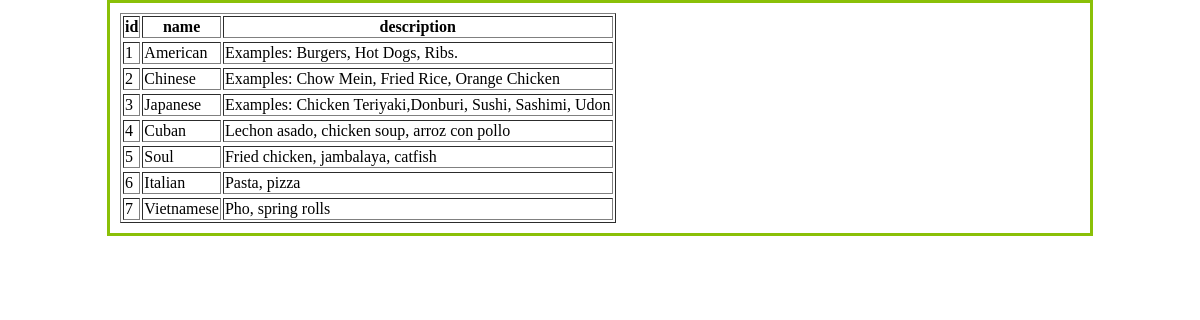
Page /queryDB-zelp-cuisine.php on the committed database.
### tables this page shows
CREATE TABLE IF NOT EXISTS `Cuisine` (
  `id` int(11) NOT NULL,
  `name` varchar(80) NOT NULL COMMENT 'Type of Cuisine',
  `description` varchar(160) DEFAULT NULL COMMENT 'Description of Cuisine'
);

### queryDB-zelp-cuisine.php (the view, shortened to what this page needs)
<!DOCTYPE html>
<html lang="en-US">
<head>
	<link rel="stylesheet" href="./css/styles.css" type="text/css" />
</head>
<body>
	<?php
  	$username = 'zelp_admin';
	$password = 'zelp';
		class Cuisine
		{
			private $id;
			private $name;
			private $description;
			public function getID()       { return $this->id; }
			public function getName()     { return $this->name; }
			public function getDescr()    { return $this->description; }
		}
		function createTableRow(Cuisine $cuis)
		{
			print "<tr>\n";
			print "<td>" . $cuis->getID()    . "</td>\n";
			print "<td>" . $cuis->getName()  . "</td>\n";
			print "<td>" . $cuis->getDescr() . "</td>\n";
			print "</tr>\n";
		}
		$cuisine = filter_input(INPUT_POST, "cuisineName");
		try {
		  $con = new PDO("mysql:host=localhost; dbname=Zelp",
	         		       $username,
                     $password);
		  $con->setAttribute(PDO::ATTR_ERRMODE,
				                 PDO::ERRMODE_EXCEPTION);
             $query = "SELECT *
				      FROM Cuisine
					  ORDER BY `id`";
			 print "<table border='1'>\n";
			 $result = $con->query($query);
			 $row = $result->fetch(PDO::FETCH_ASSOC);
			 print "<tr>\n";
			 foreach ($row as $field => $value) {
				     print "<th>$field</th>\n";
			 }
			 print "</tr>\n";
			 if((strlen($cuisine)) > 0){
			   $query = "SELECT *
				        FROM `Cuisine`
					    WHERE `name` = :cuisine";
					    $ps = $con->prepare($query);
					    $ps->bindParam(':cuisine', $cuisine);
			 }
			 else {
				  $ps = $con->prepare($query);
			 }
			 $ps->execute();
			 $ps->setFetchMode(PDO::FETCH_CLASS, "Cuisine");
			 while($c = $ps->fetch()) {
				  print "<tr>\n";
				  createTableRow($c);
				  print "</tr>\n";
			 }
        print "</table>\n";
		}
		catch(PDOException $ex) {
		  echo 'ERROR: ' . $ex->getMessage();
	  }
	?>
</body>
</html>

### css/styles.css (style rules this page uses)
body { margin: auto; width: 80%; border:3px solid #8AC007; padding: 10px; }

### rows in the picture
cuisine: id "1", name "American", description "Examples: Burgers, Hot Dogs, Ribs."
cuisine: id "2", name "Chinese", description "Examples: Chow Mein, Fried Rice, Orange Chicken"
cuisine: id "3", name "Japanese", description "Examples: Chicken Teriyaki,Donburi, Sushi, Sashimi, Udon"
cuisine: id "4", name "Cuban", description "Lechon asado, chicken soup, arroz con pollo"
cuisine: id "5", name "Soul", description "Fried chicken, jambalaya, catfish"
cuisine: id "6", name "Italian", description "Pasta, pizza"
cuisine: id "7", name "Vietnamese", description "Pho, spring rolls"

### other values in the picture
$field "id"
$field "name"
$field "description"
